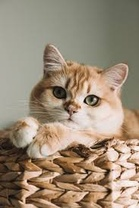
#> input picture lab5/cat.jpeg, 139 x 208 px, shrunk from 183 x 275 before the run
$ jupyter execute lab5.ipynb
#> lines starting #> are read from the running program, lines starting #| are printed output that depends on the picture
### Program for Histogram Equalization

[cell 1]
from PIL import Image
import numpy as np
import matplotlib.pyplot as plt

#### histogram calculation and equalization

[cell 2]
def histogram_eq(im):
    im=im.convert('L')
    freq=[0]*256
    w, h=im.size
    for x in range(w):
        for y in range(h):
            freq[im.getpixel((x, y))]+=1

    cum_freq=freq
    for i in range(1, 256):
        cum_freq[i]+=cum_freq[i-1]

    cdf=np.array(cum_freq)/(w*h)
    s=np.round(cdf*255)

    new_freq=[0]*256

    for i in range(256):
        new_freq[int(s[i])]+=freq[i]

    res=Image.new('L', size=im.size)
    for x in range(w):
        for y in range(h):
            res.putpixel((x, y), int(s[im.getpixel((x, y))]))
    return res, new_freq

[cell 3]
im = Image.open("cat.jpeg")
#> im is the input picture: PIL image 139x208 RGB; mean R, G, B 155.7, 139.5, 119.5

# Perform histogram equalization
equalized_im, hist = histogram_eq(im)
#> in histogram_eq, `im=im.convert('L')`:
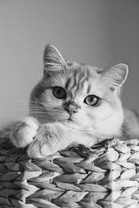
#> im: PIL image 139x208 L; min 4, max 248, mean 142.1
#> in histogram_eq, `res=Image.new('L', size=im.size)`: res: PIL image 139x208 L; every value is 0
#> after the loop in histogram_eq, `for x in range(w):`:
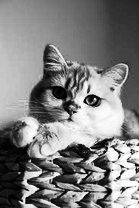
#> res: PIL image 139x208 L; min 0, max 255, mean 128.4
#> hist = 256 values, max 433537 at index 255, min 0 at index 44, mean 12861.4
equalized_im

[cell 4]
plt.figure(figsize=(10, 5))
plt.subplot(1, 2, 1)
plt.hist(np.array(im).ravel(), bins=256, color='black')
plt.title('Original Histogram')
plt.xlabel('Pixel Intensity')
plt.ylabel('Frequency')

plt.subplot(1, 2, 2)
plt.bar(range(256), hist, color='black')
plt.title('Equalized Histogram')
plt.xlabel('Pixel Intensity')
plt.ylabel('Frequency')
plt.show()
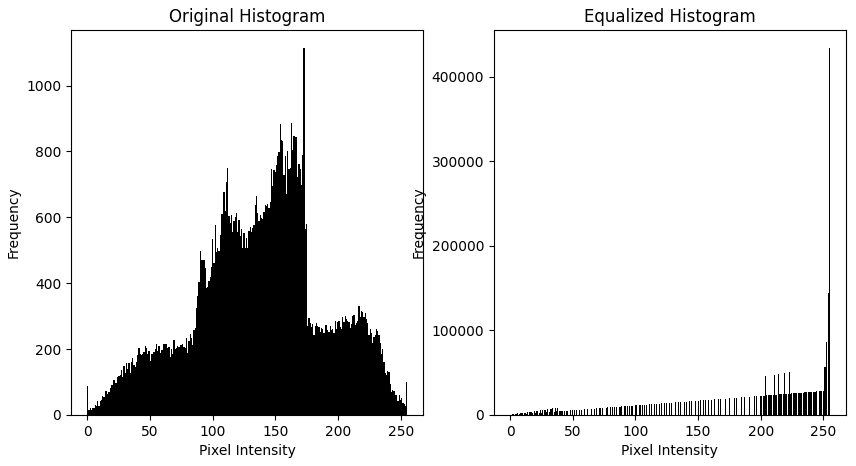
#> figure drawn by matplotlib, 2 panels; panel 1: tallest bar 1113 high, from x = 172.3 to 173.3; panel 2: tallest bar 433537 high, from x = 254.6 to 255.4

### perfrom histogram equalization more than one time and compare results

[cell 5]
image = Image.open('cat.jpeg')

# Perform histogram equalization for 3 iterations
equalized_image = image
for _ in range(3):
    equalized_image,x = histogram_eq(equalized_image)

# Display original and equalized images
plt.figure(figsize=(15, 6))

plt.subplot(1, 4, 1)
plt.imshow(image, cmap='gray')
plt.title('Original Image')
plt.axis('off')

for i in range(3):
    plt.subplot(1, 4, i + 2)
    plt.imshow(equalized_image, cmap='gray')
    plt.title(f'Equalized Image (Iteration {i+1})')
    plt.axis('off')
    equalized_image,x = histogram_eq(equalized_image)
plt.show()
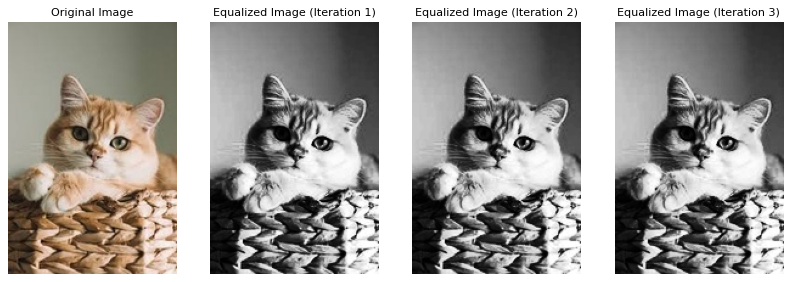
#> figure drawn by matplotlib, 4 panels

[cell 6]
for i in range(3):
    plt.figure(figsize=(12, 6))
    plt.subplot(1, 4, 1)
    plt.imshow(equalized_image, cmap='gray')
    plt.title(f'Equalized Image (Iteration {i+1})')
    plt.axis('off')

    equalized_image, hist = histogram_eq(equalized_image)


    plt.subplot(1, 4, 3)
    plt.bar(range(256), hist, color='black')
    plt.title('Equalized Histogram')
    plt.xlabel('Pixel Intensity')
    plt.ylabel('Frequency')


    plt.tight_layout()
    plt.show()
#> this loop made 3 passes
#> pass 1, `plt.show()`:
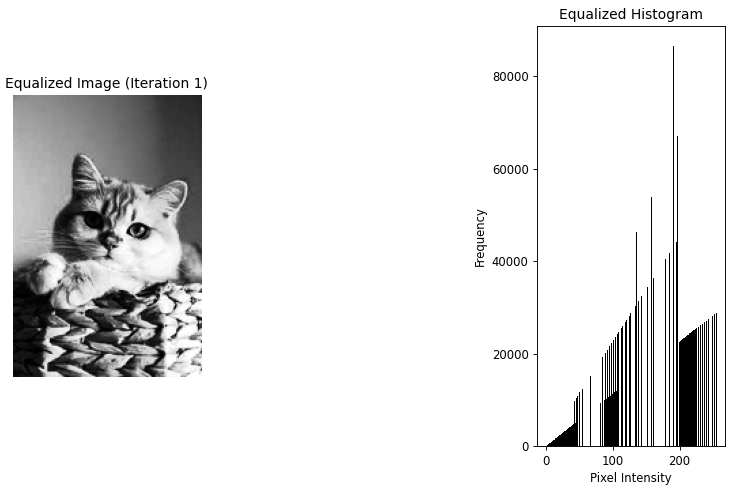
#> figure drawn by matplotlib, 2 panels; panel 2: tallest bar 86488 high, from x = 190.6 to 191.4

### Adaptive histogram

[cell 7]
from PIL import Image

def adaptive_histogram_eq(im, out):
    im = im.convert('L')
    w, h = im.size
    res = Image.new('L', (w, h))
    N = 128

    for x in range(0, w, N):
        for y in range(0, h, N):
            block = Image.new('L', (N, N))
            for i in range(min(N, w - x)):
                for j in range(min(N, h - y)):
                    pixel_value = im.getpixel((x + i, y + j))
                    block.putpixel((i, j), pixel_value)

            block,zz = histogram_eq(block)

            for i in range(min(N, w - x)):
                for j in range(min(N, h - y)):  # Ensure j is within the bounds of the image
                    res.putpixel((x + i, y + j), block.getpixel((i, j)))

    res.save(out)
    return res

[cell 8]
image= Image.open('cat.jpeg')
image.convert('1').save('img2.jpeg')
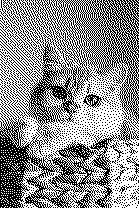
#> saved as img2.jpeg: PIL image 139x208 1; 55.5% white; black in thin lines or dots

[cell 9]
img2=Image.open('img2.jpeg')

[cell 10]
adaptive_histogram_eq(img2, "adaptive_histogram_eq.jpeg")
#> the loop in adaptive_histogram_eq, `for x in range(0, w, N):` made 2 passes
#> pass 1, in histogram_eq (call 11), `im=im.convert('L')`:
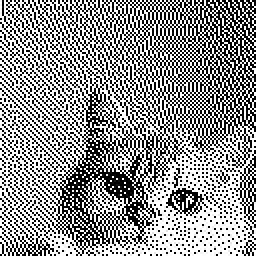
#> im: PIL image 128x128 L (shown 2 times larger); min 0, max 255, mean 146.5
#> pass 1, in histogram_eq (call 12), `im=im.convert('L')`:
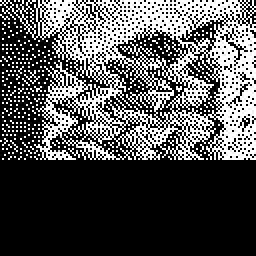
#> im: PIL image 128x128 L (shown 2 times larger); min 0, max 255, mean 82.7
#> after the loop in adaptive_histogram_eq, `for x in range(0, w, N):`:
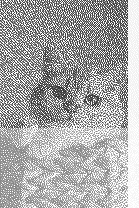
#> res: PIL image 139x208 L; min 58, max 255, mean 168.7

### Execute the local statistics histogram equalization

[cell 11]
def calculate_local_histogram(im, x, y, block_size):
    w, h = im.size
    block = im.crop((x, y, x + block_size[0], y + block_size[1]))
    hist = block.histogram()
    return hist

def local_statistics_histogram_eq(im, block_size=(8, 8)):
    im = im.convert('L')
    w, h = im.size
    res = Image.new('L', (w, h))

    for x in range(0, w, block_size[0]):
        for y in range(0, h, block_size[1]):
            hist = calculate_local_histogram(im, x, y, block_size)
            cdf = np.cumsum(hist) / sum(hist) * 255
            for i in range(x, min(x + block_size[0], w)):
                for j in range(y, min(y + block_size[1], h)):
                    res.putpixel((i, j), int(cdf[im.getpixel((i, j))]))

    return res

image = Image.open('cat.jpeg')

equalized_image = local_statistics_histogram_eq(image)
#> after the loop in local_statistics_histogram_eq, `for x in range(0, w, block_size[0]):`:
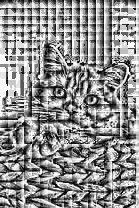
#> res: PIL image 139x208 L; min 3, max 255, mean 142.9

plt.figure(figsize=(10, 5))

plt.subplot(1, 2, 1)
plt.imshow(image, cmap='gray')
plt.title('Original Image')
plt.axis('off')

plt.subplot(1, 2, 2)
plt.imshow(equalized_image, cmap='gray')
plt.title('Equalized Image (Local Statistics)')
plt.axis('off')

plt.show()
